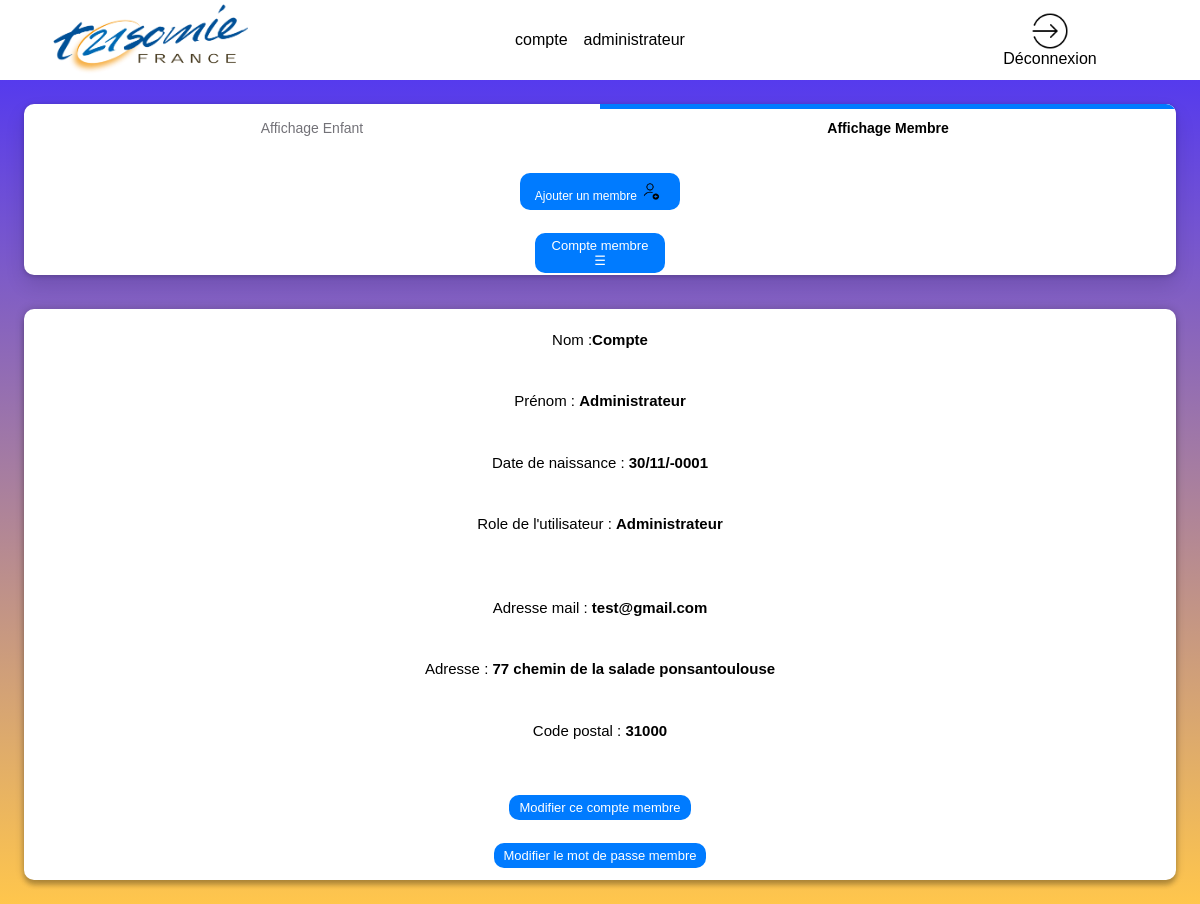
The app's page /page_certif_compte.php?idv=1 (signed in) with its own data.
### tables this page shows
CREATE TABLE `suivre` (
  `id_enfant` int(11) NOT NULL,
  `id_membre` int(11) NOT NULL,
  `date_demande_equipe` date DEFAULT NULL,
  `role` varchar(50) DEFAULT NULL
);

CREATE TABLE `membre` (
  `id_membre` int(11) NOT NULL,
  `nom` varchar(50) NOT NULL,
  `prenom` varchar(50) NOT NULL,
  `adresse` varchar(100) DEFAULT NULL,
  `code_postal` char(5) DEFAULT NULL,
  `ville` varchar(50) DEFAULT NULL,
  `courriel` varchar(50) DEFAULT NULL,
  `date_naissance` date NOT NULL,
  `mdp` varchar(500) DEFAULT NULL,
  `pro` tinyint(1) DEFAULT NULL,
  `compte_valide` tinyint(1) DEFAULT NULL,
  `role_user` int(1) NOT NULL,
  `visibilite` tinyint(4) NOT NULL DEFAULT 0
);

### page_certif_compte.php (the view, shortened to what this page needs)
<!DOCTYPE html>
<html lang="fr" style="font-family: Arial,sans-serif;">
<?php
try {
    $linkpdo = new PDO("mysql:host=localhost;dbname=bddsae", "root", "");
}
catch (Exception $e) {
    die('Erreur : ' . $e->getMessage());
}
?>
<head>
    <link rel="stylesheet" href="style_page_certif_account.css">
    <link rel="stylesheet" href="https://use.fontawesome.com/releases/v5.8.1/css/all.css">
</head>
<body>
    <header>
        <img class="logo-association" src="/sae-but2-s1/img/logo_trisomie.png" alt="logo de l'association">
        <?php
        $mail =  $_SESSION['login_user'];
        try {
            $res = $linkpdo->query("SELECT nom, prenom FROM membre where courriel='$mail' ORDER BY nom;");
        } catch (Exception $e) {
            die('Erreur : ' . $e->getMessage());
        }
        $double_tab = $res->fetchAll();
        $nombre_ligne = $res->rowCount();
        echo "<table>";
        for ($i = 0; $i < $nombre_ligne; $i++) {
            echo "<tr>";
            for ($y = 0; $y < 2; $y++) {
                echo "<td>";
                print_r($double_tab[$i][$y]);
                echo "</td>";
            }
            echo "</tr>";
        }
        echo "</table>";
        ?>
         <div onclick="window.location.href ='logout.php';" class="h-deconnexion">
            <img class="img-deco" src="img/deconnexion.png" alt="Déconnexion"> Déconnexion
        </div>
    </header>
    <main>
        <nav class="left-contenu">
            <?php
            if($_SESSION["role_user"]!=2){
                echo'<ul class="scrolling-tabs nav-links gl-display-flex gl-flex-grow-1 gl-w-full nav gl-tabs-nav nav gl-tabs-nav">';
               echo'<li class="nav-item">';
               echo'<a class="nav-link gl-tab-nav-item" data-placement="right" href="page_admin.php">Affichage Enfant</a>';
               echo'</li>';
                echo'<li class="nav-item">';
                echo'<a data-placement="" class="shortcuts-activity nav-link gl-tab-nav-item active gl-tab-nav-item-active" href="page_certif_compte.php">Affichage Membre</a>';
                echo'</li>';
                echo'</ul>';
            }
            ?>
                <div class="bouton_tuteur">
                    <?php
                    if($_SESSION["role_user"]!=3){
                    echo'<button class="ajouter-membre" type="button" onclick="openDialog(\'dialogNEW1\', this)">Ajouter un membre  <img class="icone-ajouter-membre" src="img/ajouter-utilisateur.png" ></button>';
                    }
                    ?>
                </div>
                <div class="dropdown">
                    <button onclick="myFunction()" class="dropbtn">Compte membre ☰</button>
                    <?php
                    try {
                        $res = $linkpdo->query("SELECT * FROM `membre` WHERE compte_valide= 1");
                    } catch (Exception $e) {
                        die('Erreur : ' . $e->getMessage());
                    }
                    $double_tab = $res->fetchAll();
                    $nombre_ligne = $res->rowCount();
                    for ($i = 0; $i < $nombre_ligne; $i++) {
                        for ($y = 1; $y < 3; $y++) {
                            print_r(ucfirst(htmlspecialchars($double_tab[$i][$y])));
                        }
                    }
                    try {
                        $res = $linkpdo->query("SELECT * FROM `membre` WHERE compte_valide= 0 ORDER BY nom;");
                    } catch (Exception $e) {
                        die('Erreur : ' . $e->getMessage());
                    }
                    $double_tab = $res->fetchAll();
                    $nombre_ligne = $res->rowCount();
                    for ($i = 0; $i < $nombre_ligne; $i++) {
                        for ($y = 1; $y < 3; $y++) {
                            print_r(ucfirst(htmlspecialchars($double_tab[$i][$y])));
                        }
                    }
                    ?>
            </div>
        </nav>
        <?php
        if (isset($_GET['idv'])) {
            $id = $_GET['idv'];
            try {
                $res = $linkpdo->query("SELECT * FROM membre,suivre where membre.id_membre='$id' ORDER BY nom;");
            } catch (Exception $e) {
                die('Erreur : ' . $e->getMessage());
            }
            $double_tab = $res->fetchAll();
            $nom_membre = ucfirst($double_tab[0][1]);
            $prenom_membre = ucfirst($double_tab[0][2]);
            $adresse_membre = $double_tab[0][3];
            $code_postal_membre = $double_tab[0][4];
            $ville_membre = $double_tab[0][5];
            $courriel_membre = $double_tab[0][6];
            switch ($double_tab[0][11]) {
                case '1':
                    $role = "Administrateur";
                    break;
            }
            $date_naissance_membre =  date_format(new DateTime(strval($double_tab[0][7])), 'd/m/Y');
        }
        ?>
        <nav class="right-contenu">
            <div  class="section_membre">
                <?php
                if (isset($_GET['idv'])) {
                    echo "<div class='grille_2_cases'>";
                    echo "<div class=\"case-3-infos\">";
                    echo "<p class=\"info\">  Nom :<strong>".htmlspecialchars( $nom_membre)."</strong></p>";
                    echo "<p class=\"info\">Prénom : <strong>".htmlspecialchars($prenom_membre)."</strong></p>";
                    echo "<p class=\"info\">Date de naissance : <strong>".htmlspecialchars($date_naissance_membre)."</strong></p>";
                    echo "<p class=\"info\">Role de l'utilisateur : <strong>$role</strong></p>";
                    echo "</div>";
                    echo "<div class=\"case-3-infos\">";
                    echo "<p class=\"info\">Adresse mail : <strong>".htmlspecialchars($courriel_membre)."</strong></p>";
                    echo "<p class=\"info\">Adresse : <strong> ".htmlspecialchars($adresse_membre)."".htmlspecialchars($ville_membre)." </strong></p>";
                    echo "<p class=\"info\">Code postal : <strong> ".htmlspecialchars($code_postal_membre)."</strong> </p>";
                    echo "</div>";
                    echo"</div>";
                }
                ?>
        <div class="case-membre_2">
            <?php
            if(isset($_GET["idv"])){
                if($_SESSION["role_user"]==1){
                echo'<button class="modif-certif" type="button" onclick="window.location.href=\'modif_compte.php?id='.$_GET["idv"].'\'">Modifier ce compte membre</button>';
                echo'<button class="modif-certif" type="button" onclick="window.location.href=\'modif_mdp.php?id='.$_GET["idv"].'\'">Modifier le mot de passe membre</button>';
                }
            }
            ?>
        </div>
        </nav>
    </main>
</body>
</html>

### style_page_certif_account.css (style rules this page uses)
* { margin: 0; padding: 0; box-sizing: border-box; }
@media screen and (max-width: 1250px) { table, td { margin: auto; border-collapse: collapse; padding: 0.5rem; } }
@media screen and (max-width: 1250px) { p { margin: 2%; } }
@media screen and (max-width: 1250px) { a { text-decoration: none; color: black; } }
@media screen and (max-width: 1250px) { header { display: grid; align-items: center; grid-template-columns: 1fr 50% 1fr; height: 10vh; background-color: rgb(255, 255, 255); } }
@media screen and (max-width: 1250px) { .logo-association { width: 65%; margin: auto; } }
@media screen and (max-width: 1250px) { .h-deconnexion { cursor: pointer; margin: auto; display: flex; flex-direction: column; align-items: center; } }
@media screen and (max-width: 1250px) { .img-deco { width: 40%; margin: auto; } }
@media screen and (max-width: 1250px) { body { display: flex; flex-direction: column; min-height: 100vh; justify-content: space-between; background: linear-gradient(0deg, rgba(255, 198, 76, 1) 0%, rgba(69, 45, 253, 1) 100%); } }
@media screen and (max-width: 1250px) { main { margin: 2%; min-height: 85vh; border-radius: 10px; font-size: 15px; } }
@media screen and (max-width: 1250px) { .left-contenu { text-align: center; overflow: auto; box-shadow: 0 10px 20px rgb(0 0 0 / 12%), 0 1px 5px rgb(0 0 0 / 22%); border-radius: 10px; background-color: #fff; } }
@media screen and (max-width: 1250px) { .right-contenu { text-align: center; background-color: transparent; border-radius: 10px; } }
@media screen and (max-width: 1250px) { .nav-links li.active:not(.md-header-toolbar) a, .nav-links li.active:not(.md-header-toolbar) button, .nav-links li:not(.md-header-toolbar) a.active { color: #000; background-color: #fff; box-shadow: inset 0 5px 0 0 var(--gl-theme-accent, #007bff); } }
@media screen and (max-width: 1250px) { .nav-links li:not(.md-header-toolbar) a, .nav-links li:not(.md-header-toolbar) button { padding: 1rem 0.75rem; font-size: 14px; line-height: 1rem; color: #737278; border: 0; white-space: nowrap; } }
@media screen and (max-width: 1250px) { .gl-tab-nav-item-active { font-weight: 600; color: #333238; background-color: #fff; box-shadow: inset 0 2px 0 0 var(--gl-theme-accent, #007bff); } }
@media screen and (max-width: 1250px) { .nav-item { width: 50%; } }
@media screen and (max-width: 1250px) { .gl-tab-nav-item { display: flex; justify-content: center; overflow: hidden; transition: box-shadow 100ms linear; } }
@media screen and (max-width: 1250px) { .nav-link { text-decoration: none; background-color: transparent; } }
@media screen and (max-width: 1250px) { .nav-links { display: flex; padding: 0; margin: 0; list-style: none; height: auto; width: 100%; } }
@media screen and (max-width: 1250px) { .ajouter-membre { flex-direction: row-reverse; align-items: center; padding: 7px 15px; border-radius: 10px; font-size: 12px; border: none; color: white; background-color: #007bff; cursor: pointer; transition: all 0.3s; justify-content: center; } }
@media screen and (max-width: 1250px) { img.icone-ajouter-membre { width: 20px; margin-right: 5px; } }
@media screen and (max-width: 1250px) { .bouton_tuteur { margin: auto; width: 50%; padding: 2vh; } }
@media screen and (max-width: 1250px) { .section_membre { height: 100%; box-shadow: 0 0 10px 0 rgba(0, 0, 0, 0.2), 0 5px 5px 0 rgba(0, 0, 0, 0.24); border-radius: 10px; background-color: white; margin-top: 3%; } }
@media screen and (max-width: 1250px) { .case-membre_2 { display: grid; place-items: center; } }
@media screen and (max-width: 1250px) { .case-3-infos { display: grid; grid-template-rows: 1fr 1fr 1fr; margin: 2%; font-size: 100%; } }
@media screen and (max-width: 1250px) { .dropdown { position: relative; display: inline-block; } }
@media screen and (max-width: 1250px) { button { padding: 5px 10px; border-radius: 10px; font-size: 13px; border: none; background-color: #007bff; cursor: pointer; transition: all 0.3s; margin: 1%; color: #fff; } }

### records on screen
suivre: membre.nom "Compte", membre.prenom "Administrateur", membre.date_naissance "30/11/-0001", membre.role_user "Administrateur", membre.courriel "test@gmail.com", membre.adresse "77 chemin de la salade ponsan", membre.ville "toulouse", membre.code_postal "31000"
